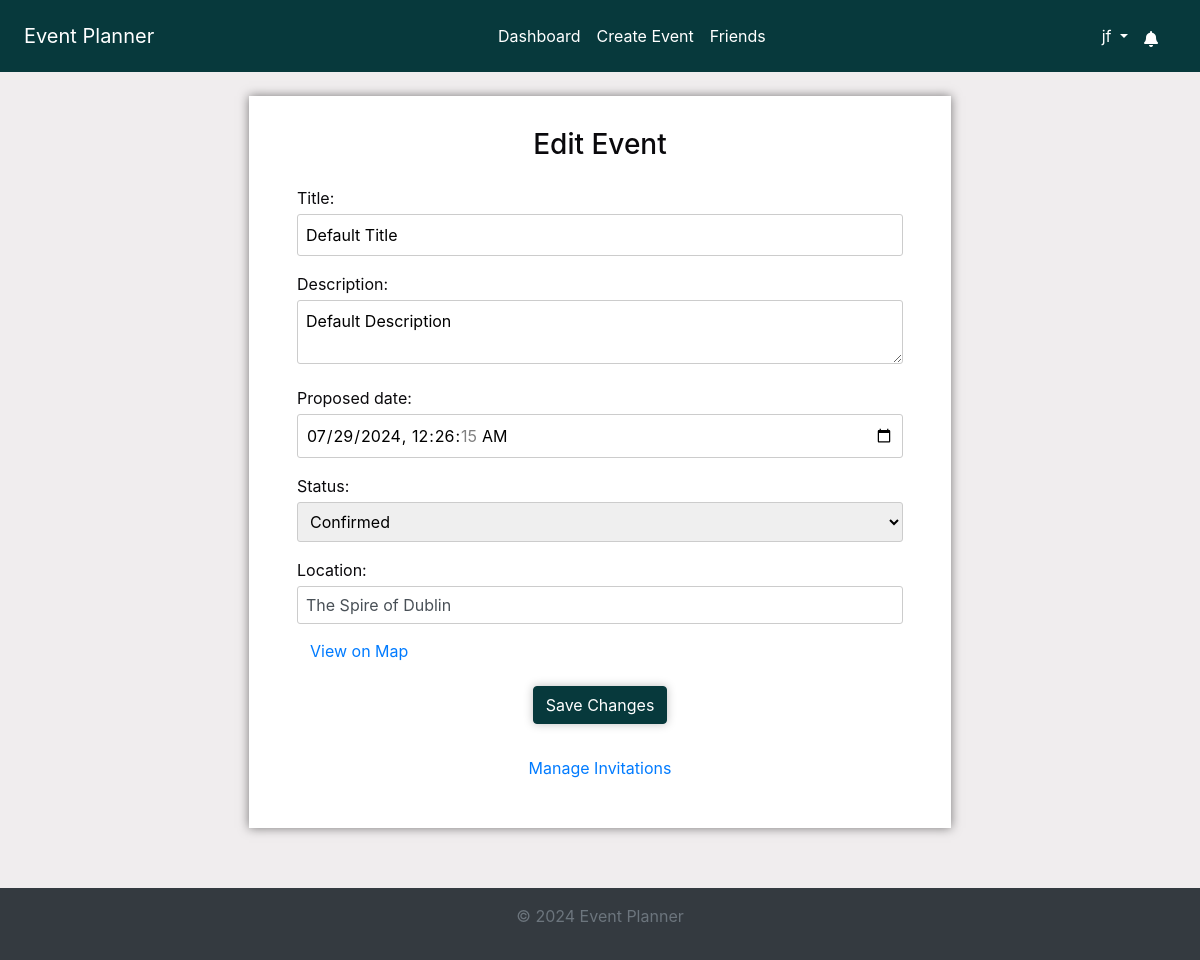
The page /events/edit/266/ (signed in) on the database as committed earlier.
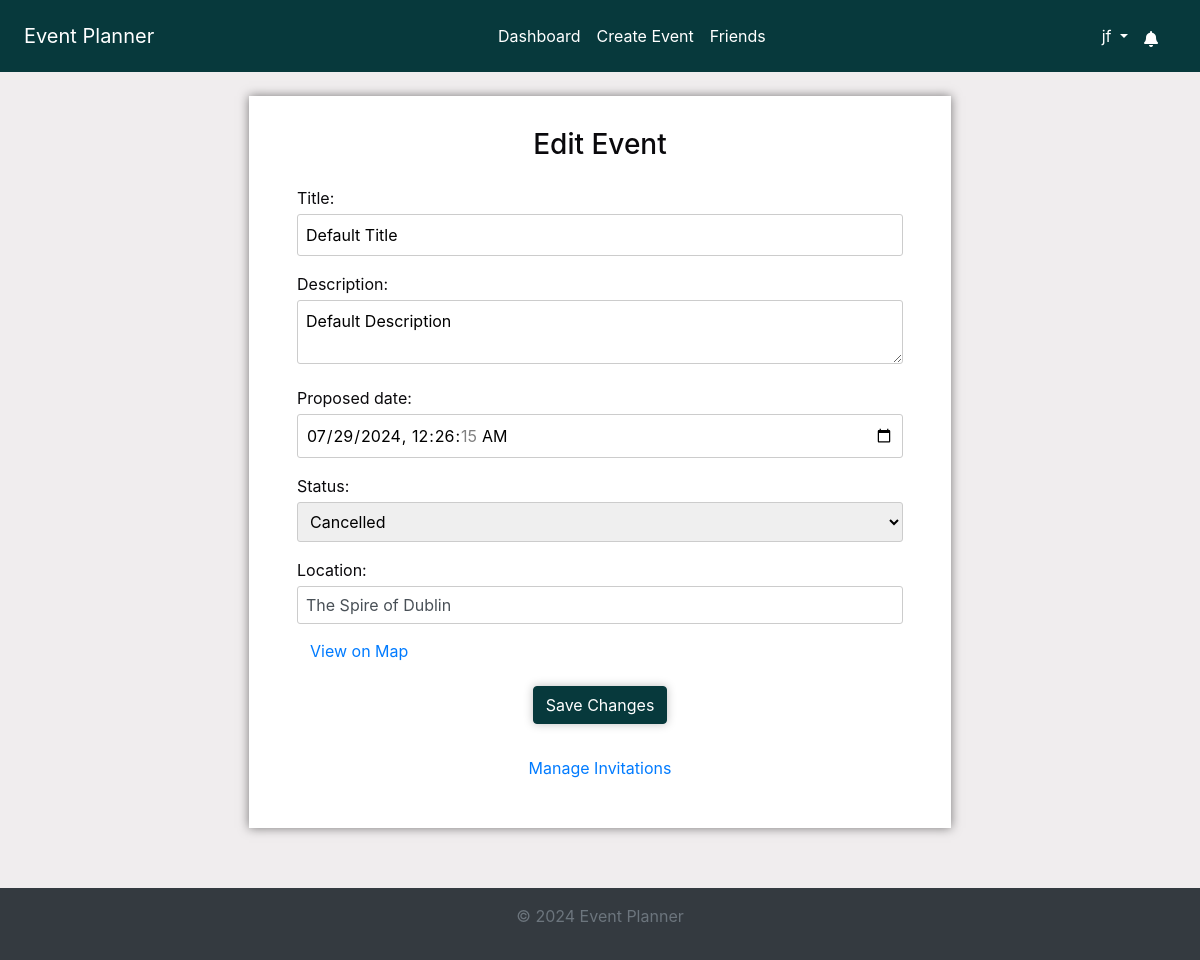
The same page on the database as committed later.
### events/models.py (models this page shows, shortened)
class Event(models.Model):
    STATUS_CHOICES = [
        ("Pending", "Pending"),
        ("Confirmed", "Confirmed"),
        ("Cancelled", "Cancelled"),
    ]
    title = models.CharField(max_length=100)
    description = models.TextField()
    location = models.CharField(max_length=255)
    created_by = models.ForeignKey(User, on_delete=models.CASCADE)
    proposed_date = models.DateTimeField()
    finalized_date = models.DateTimeField(null=True, blank=True)
    status = models.CharField(
        max_length=20, choices=STATUS_CHOICES, default="Pending"
    )
    created_at = models.DateTimeField(auto_now_add=True)
    updated_at = models.DateTimeField(auto_now=True)

### events/views.py (the view)
# urls.py: path("edit/<int:event_id>/", views.edit_event, name="edit_event"),
@login_required
def edit_event(request, event_id):
    event = get_object_or_404(Event, id=event_id, created_by=request.user)
    previous_status = event.status
    previous_title = event.title
    previous_description = event.description
    previous_proposed_date = event.proposed_date
    previous_location = event.location
    if request.method == "POST":
        form = EventForm(request.POST, instance=event)
        if form.is_valid():
            updated_event = form.save(commit=False)
            place_name = request.POST.get("place_name")
            location = form.cleaned_data.get("location")
            if place_name:
                updated_event.location = f"{place_name}, {location}"
            has_changes = (
                updated_event.status != previous_status
                or updated_event.title != previous_title
                or updated_event.description != previous_description
                or updated_event.proposed_date != previous_proposed_date
                or updated_event.location != previous_location
            )
            updated_event.save()
            if has_changes:
                notify_event_updated(event)
            return redirect("dashboard")
    else:
        form = EventForm(instance=event)
    return render(
        request, "events/edit_event.html", {"form": form, "event_id": event_id}
    )

### events/forms.py (shortened to what this page needs)
class EventForm(forms.ModelForm):
    class Meta:
        model = Event
        fields = [
            "title",
            "description",
            "location",
            "proposed_date",
            "status",
        ]
        widgets = {
            "proposed_date": forms.DateTimeInput(
                attrs={"type": "datetime-local"}
            ),
        }
    def __init__(self, *args, **kwargs):
        super().__init__(*args, **kwargs)
        self.fields["title"].initial = "Default Title"
        self.fields["description"].initial = "Default Description"
        self.fields["location"].initial = "The Spire of Dublin"
        self.fields["proposed_date"].initial = (
            timezone.now()
            + timezone.timedelta(hours=1)
        )
        self.fields["status"].initial = "Pending"

### accounts/context_processors.py (called while the page is built)
def google_api_key(request):
    return {"GOOGLE_API_KEY": os.getenv("GOOGLE_API_KEY")}

### templates/events/edit_event.html (shortened to what this page needs)
{% extends 'base.html' %}
{% block content %}
<div class="container mt-2"  id="edit-form">
    <h3 class="text-center">Edit Event</h3>
    <form method="post" action="" class="event-form">
        <div class="form-group">
            <div class="mb-3">
                {{ form.title.label_tag }} {{ form.title }}
            </div>
            <div class="mb-3">
                {{ form.description.label_tag }} {{ form.description }}
            </div>
            <div class="mb-3">
                {{ form.proposed_date.label_tag }} {{ form.proposed_date }}
            </div>
            <div class="mb-3">
                {{ form.status.label_tag }} {{ form.status }}
            </div>
        </div>
        <div class="form-group">
            <label for="location">Location:</label>
            <input type="text" id="location" name="location" value="{{ form.location.value }}" class="form-control" required>
            <a id="mapLink" href="#" target="_blank" class="btn btn-link mt-2">View on Map</a>
        </div>
        <button type="submit" class="btn btn-primary btn-block">Save Changes</button>
    </form>
    <p class="text-center text-white mt-3">
        <a href="{% url 'manage_invitations' event_id=event_id %}">Manage Invitations</a>
    </p>
</div>
{% endblock %}

Rows that differ between the two databases and show on the page:
changed Event "Default Title": status "Confirmed" → "Cancelled"
